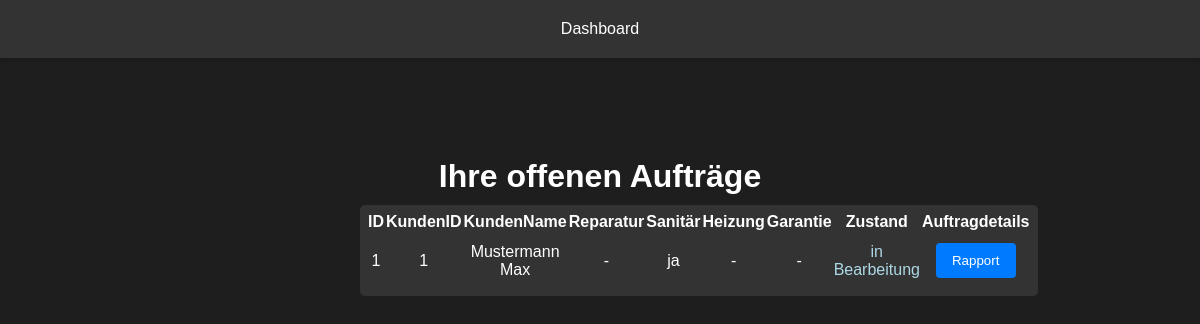
/oAuftraege.php (signed in), run on the app's committed database.
### tables this page shows
CREATE TABLE Orders (
            orderID INTEGER PRIMARY KEY AUTOINCREMENT,
            kundenID INTEGER NOT NULL, /* Problem: need to manually type ID because AUTOINCREMENT cant be used rn. */
            kundenName TEXT NOT NULL,
            objAdresse TEXT NOT NULL,
            objOrt TEXT NOT NULL,
            objPLZ INTEGER NOT NULL,
            rechID INTEGER NOT NULL,
            orderDate TEXT NOT NULL,
            orderTime TEXT NOT NULL,
            reparatur BOOLEAN DEFAULT 0,
            sanitaer BOOLEAN DEFAULT 0,
            heizung BOOLEAN DEFAULT 0,
            garantie BOOLEAN DEFAULT 0,
            bemerkung TEXT,
            terminwunsch TEXT,
            zustand TEXT CHECK(zustand IN ('COMPLETED', 'INPROGRESS', 'TODO')),
            arbeiterID INTEGER,
            completed BOOLEAN DEFAULT 0,
            completedDate TEXT NOT NULL,
            verrechnet BOOLEAN DEFAULT 0,
            FOREIGN KEY (kundenID) REFERENCES Kunden(id),
            FOREIGN KEY (rechID) REFERENCES Rechnung(id),
            FOREIGN KEY (arbeiterID) REFERENCES Users(id)
        );

### oAuftraege.php (the view, shortened to what this page needs)
<?php
include 'header.php';
include 'db/conn.php';
$id = $_SESSION['id'];
?>
<!DOCTYPE html>
<html lang="en">
    <head>
        <link rel="stylesheet" href="style/style.css">
    </head>
    <body>
        <h1 style="text-align: center; margin: 10px;">Ihre offenen Aufträge</h1>
        <table class="oTable" border="0" cellspacing="2" cellpadding="2">
            <tr class="tableT">
                <td style="width: min-content;">ID</td>
                <td style="width: min-content;" >KundenID</td>
                <td style="width: min-content;">KundenName</td>
                <td>Reparatur</td>
                <td>Sanitär</td>
                <td>Heizung</td>
                <td>Garantie</td>
                <td>Zustand</td>
                <td>Auftragdetails</td>
            </tr>
            <?php
            $query = "SELECT * FROM orders WHERE arbeiterID = $id";
            $stmt = $pdo->prepare($query);
            $stmt->execute();
            while ($row = $stmt->fetch(PDO::FETCH_ASSOC)) {
                $orderID = $row["orderID"];
                $kundenID = $row["kundenID"];
                $kundenName = $row["kundenName"];
                $reparatur = "-";
                $sanitaer = "-";
                $heizung = "-";
                $garantie = "-";
                if ($row["sanitaer"] == '1') {
                    $sanitaer = "ja";
                }
                if($row["zustand"] == "INPROGRESS"){$color = "lightblue"; $zustand = "in Bearbeitung";}
                    else if($row["zustand"] == "TODO"){$color = "orange"; $zustand = "Zu Bearbeiten";}
                    else if($row["zustand"] == "COMPLETED"){$color = "green"; $zustand = "Abgeschlossen";}
                echo '<tr>
                <td>'.$orderID.'</td>
                <td>'.$kundenID.'</td>
                <td>'.$kundenName.'</td>
                <td>'.$reparatur.'</td>
                <td>'.$sanitaer.'</td>
                <td>'.$heizung.'</td>
                <td>'.$garantie.'</td>
                <td style="color: '.$color.';">'.$zustand.'</td>
                <td><button class="detail-btn" data-id="'.$orderID.'">Rapport</button></td>
                </tr>';
            }
            echo '</table>';
        ?>
    </body>
</html>

### style/header.css (style rules this page uses)
* { margin: 0; padding: 0; box-sizing: border-box; }

### style/style.css (style rules this page uses)
body { font-family: Arial, sans-serif; background-color: #1e1e1e; color: #fff; margin: 0; padding: 0; }
input[type="submit"], button { width: 100%; padding: 10px; margin: 10px 0; border-radius: 4px; border: none; background-color: #007BFF; color: #fff; cursor: pointer; }
.oTable { width: fit-content; display: table; text-align: center; justify-content: space-around; background-color: #333; border-radius: 5px; margin-left: 30%; margin-right: 30%; padding: 6px; }
.oTable tr:first-child { font-weight: bold; }
.detail-btn { align-items: center; width: 80px; }

### data on the page
orders: orderID "1", kundenID "1", kundenName "Mustermann Max", reparatur "-", sanitaer "ja", heizung "-", garantie "-", zustand "in Bearbeitung"
